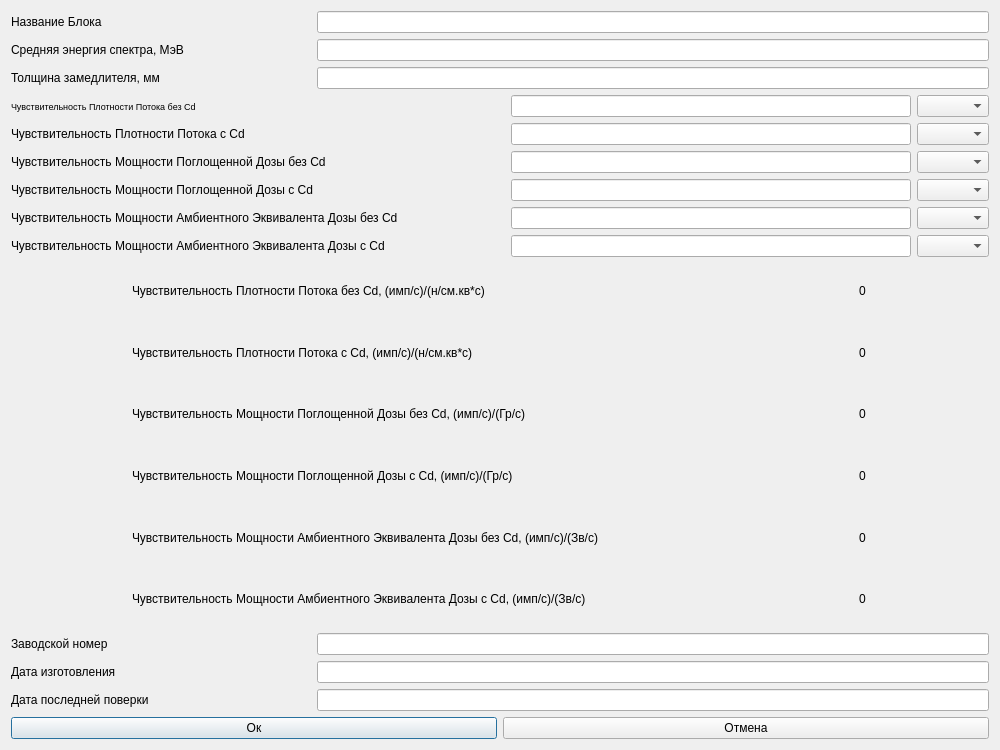
<?xml version="1.0" encoding="UTF-8"?>
<ui version="4.0">
 <class>VerifyNeutron</class>
 <widget class="QDialog" name="VerifyNeutron">
  <property name="geometry">
   <rect>
    <x>0</x>
    <y>0</y>
    <width>1000</width>
    <height>750</height>
   </rect>
  </property>
  <property name="sizePolicy">
   <sizepolicy hsizetype="Expanding" vsizetype="Expanding">
    <horstretch>0</horstretch>
    <verstretch>0</verstretch>
   </sizepolicy>
  </property>
  <property name="windowTitle">
   <string>Dialog</string>
  </property>
  <layout class="QGridLayout" name="gridLayout">
   <item row="0" column="0">
    <layout class="QHBoxLayout" name="horizontalLayout_2">
     <item>
      <widget class="QLabel" name="label">
       <property name="sizePolicy">
        <sizepolicy hsizetype="Maximum" vsizetype="Preferred">
         <horstretch>0</horstretch>
         <verstretch>0</verstretch>
        </sizepolicy>
       </property>
       <property name="minimumSize">
        <size>
         <width>300</width>
         <height>0</height>
        </size>
       </property>
       <property name="maximumSize">
        <size>
         <width>300</width>
         <height>16777215</height>
        </size>
       </property>
       <property name="text">
        <string>Название Блока</string>
       </property>
      </widget>
     </item>
     <item>
      <widget class="QLineEdit" name="lineEdit">
       <property name="sizePolicy">
        <sizepolicy hsizetype="Minimum" vsizetype="Fixed">
         <horstretch>0</horstretch>
         <verstretch>0</verstretch>
        </sizepolicy>
       </property>
       <property name="minimumSize">
        <size>
         <width>300</width>
         <height>0</height>
        </size>
       </property>
      </widget>
     </item>
    </layout>
   </item>
   <item row="1" column="0">
    <layout class="QHBoxLayout" name="horizontalLayout_4">
     <item>
      <widget class="QLabel" name="label_2">
       <property name="sizePolicy">
        <sizepolicy hsizetype="Maximum" vsizetype="Preferred">
         <horstretch>0</horstretch>
         <verstretch>0</verstretch>
        </sizepolicy>
       </property>
       <property name="minimumSize">
        <size>
         <width>300</width>
         <height>0</height>
        </size>
       </property>
       <property name="maximumSize">
        <size>
         <width>300</width>
         <height>16777215</height>
        </size>
       </property>
       <property name="text">
        <string>Средняя энергия спектра, МэВ</string>
       </property>
      </widget>
     </item>
     <item>
      <widget class="QLineEdit" name="lineEdit_2">
       <property name="minimumSize">
        <size>
         <width>300</width>
         <height>0</height>
        </size>
       </property>
      </widget>
     </item>
    </layout>
   </item>
   <item row="2" column="0">
    <layout class="QHBoxLayout" name="horizontalLayout_5">
     <item>
      <widget class="QLabel" name="label_3">
       <property name="sizePolicy">
        <sizepolicy hsizetype="Maximum" vsizetype="Preferred">
         <horstretch>0</horstretch>
         <verstretch>0</verstretch>
        </sizepolicy>
       </property>
       <property name="minimumSize">
        <size>
         <width>300</width>
         <height>0</height>
        </size>
       </property>
       <property name="maximumSize">
        <size>
         <width>300</width>
         <height>16777215</height>
        </size>
       </property>
       <property name="text">
        <string>Толщина замедлителя, мм</string>
       </property>
      </widget>
     </item>
     <item>
      <widget class="QLineEdit" name="lineEdit_3">
       <property name="minimumSize">
        <size>
         <width>300</width>
         <height>0</height>
        </size>
       </property>
      </widget>
     </item>
    </layout>
   </item>
   <item row="3" column="0">
    <layout class="QHBoxLayout" name="horizontalLayout_6">
     <item>
      <widget class="QLabel" name="label_4">
       <property name="sizePolicy">
        <sizepolicy hsizetype="Expanding" vsizetype="Preferred">
         <horstretch>0</horstretch>
         <verstretch>0</verstretch>
        </sizepolicy>
       </property>
       <property name="minimumSize">
        <size>
         <width>300</width>
         <height>0</height>
        </size>
       </property>
       <property name="maximumSize">
        <size>
         <width>600</width>
         <height>16777215</height>
        </size>
       </property>
       <property name="font">
        <font>
         <pointsize>7</pointsize>
         <weight>50</weight>
         <bold>false</bold>
        </font>
       </property>
       <property name="text">
        <string>Чувствительность Плотности Потока без Cd</string>
       </property>
      </widget>
     </item>
     <item>
      <layout class="QHBoxLayout" name="horizontalLayout">
       <item>
        <widget class="QLineEdit" name="lineEdit_4">
         <property name="sizePolicy">
          <sizepolicy hsizetype="Maximum" vsizetype="Fixed">
           <horstretch>0</horstretch>
           <verstretch>0</verstretch>
          </sizepolicy>
         </property>
         <property name="minimumSize">
          <size>
           <width>400</width>
           <height>0</height>
          </size>
         </property>
         <property name="maximumSize">
          <size>
           <width>500</width>
           <height>16777215</height>
          </size>
         </property>
        </widget>
       </item>
      </layout>
     </item>
     <item>
      <widget class="QComboBox" name="comboBox"/>
     </item>
    </layout>
   </item>
   <item row="4" column="0">
    <layout class="QHBoxLayout" name="horizontalLayout_12">
     <item>
      <widget class="QLabel" name="label_11">
       <property name="sizePolicy">
        <sizepolicy hsizetype="Expanding" vsizetype="Preferred">
         <horstretch>0</horstretch>
         <verstretch>0</verstretch>
        </sizepolicy>
       </property>
       <property name="minimumSize">
        <size>
         <width>300</width>
         <height>0</height>
        </size>
       </property>
       <property name="maximumSize">
        <size>
         <width>600</width>
         <height>16777215</height>
        </size>
       </property>
       <property name="text">
        <string>Чувствительность Плотности Потока с Cd</string>
       </property>
      </widget>
     </item>
     <item>
      <layout class="QHBoxLayout" name="horizontalLayout_13">
       <item>
        <widget class="QLineEdit" name="lineEdit_9">
         <property name="sizePolicy">
          <sizepolicy hsizetype="Maximum" vsizetype="Fixed">
           <horstretch>0</horstretch>
           <verstretch>0</verstretch>
          </sizepolicy>
         </property>
         <property name="minimumSize">
          <size>
           <width>400</width>
           <height>0</height>
          </size>
         </property>
         <property name="maximumSize">
          <size>
           <width>500</width>
           <height>16777215</height>
          </size>
         </property>
        </widget>
       </item>
      </layout>
     </item>
     <item>
      <widget class="QComboBox" name="comboBox_2"/>
     </item>
    </layout>
   </item>
   <item row="5" column="0">
    <layout class="QHBoxLayout" name="horizontalLayout_14">
     <item>
      <widget class="QLabel" name="label_12">
       <property name="sizePolicy">
        <sizepolicy hsizetype="Expanding" vsizetype="Preferred">
         <horstretch>0</horstretch>
         <verstretch>0</verstretch>
        </sizepolicy>
       </property>
       <property name="minimumSize">
        <size>
         <width>300</width>
         <height>0</height>
        </size>
       </property>
       <property name="maximumSize">
        <size>
         <width>600</width>
         <height>16777215</height>
        </size>
       </property>
       <property name="text">
        <string>Чувствительность Мощности Поглощенной Дозы без Cd</string>
       </property>
      </widget>
     </item>
     <item>
      <layout class="QHBoxLayout" name="horizontalLayout_15">
       <item>
        <widget class="QLineEdit" name="lineEdit_10">
         <property name="sizePolicy">
          <sizepolicy hsizetype="Maximum" vsizetype="Fixed">
           <horstretch>0</horstretch>
           <verstretch>0</verstretch>
          </sizepolicy>
         </property>
         <property name="minimumSize">
          <size>
           <width>400</width>
           <height>0</height>
          </size>
         </property>
         <property name="maximumSize">
          <size>
           <width>500</width>
           <height>16777215</height>
          </size>
         </property>
        </widget>
       </item>
      </layout>
     </item>
     <item>
      <widget class="QComboBox" name="comboBox_3">
       <property name="sizePolicy">
        <sizepolicy hsizetype="Fixed" vsizetype="Fixed">
         <horstretch>0</horstretch>
         <verstretch>0</verstretch>
        </sizepolicy>
       </property>
      </widget>
     </item>
    </layout>
   </item>
   <item row="6" column="0">
    <layout class="QHBoxLayout" name="horizontalLayout_16">
     <item>
      <widget class="QLabel" name="label_13">
       <property name="sizePolicy">
        <sizepolicy hsizetype="Expanding" vsizetype="Preferred">
         <horstretch>0</horstretch>
         <verstretch>0</verstretch>
        </sizepolicy>
       </property>
       <property name="minimumSize">
        <size>
         <width>300</width>
         <height>0</height>
        </size>
       </property>
       <property name="maximumSize">
        <size>
         <width>600</width>
         <height>16777215</height>
        </size>
       </property>
       <property name="text">
        <string>Чувствительность Мощности Поглощенной Дозы с Cd</string>
       </property>
      </widget>
     </item>
     <item>
      <layout class="QHBoxLayout" name="horizontalLayout_17">
       <item>
        <widget class="QLineEdit" name="lineEdit_11">
         <property name="sizePolicy">
          <sizepolicy hsizetype="Maximum" vsizetype="Fixed">
           <horstretch>0</horstretch>
           <verstretch>0</verstretch>
          </sizepolicy>
         </property>
         <property name="minimumSize">
          <size>
           <width>400</width>
           <height>0</height>
          </size>
         </property>
         <property name="maximumSize">
          <size>
           <width>500</width>
           <height>16777215</height>
          </size>
         </property>
        </widget>
       </item>
      </layout>
     </item>
     <item>
      <widget class="QComboBox" name="comboBox_4">
       <property name="sizePolicy">
        <sizepolicy hsizetype="Fixed" vsizetype="Fixed">
         <horstretch>0</horstretch>
         <verstretch>0</verstretch>
        </sizepolicy>
       </property>
      </widget>
     </item>
    </layout>
   </item>
   <item row="7" column="0">
    <layout class="QHBoxLayout" name="horizontalLayout_18">
     <item>
      <widget class="QLabel" name="label_14">
       <property name="sizePolicy">
        <sizepolicy hsizetype="Expanding" vsizetype="Preferred">
         <horstretch>0</horstretch>
         <verstretch>0</verstretch>
        </sizepolicy>
       </property>
       <property name="minimumSize">
        <size>
         <width>300</width>
         <height>0</height>
        </size>
       </property>
       <property name="maximumSize">
        <size>
         <width>600</width>
         <height>16777215</height>
        </size>
       </property>
       <property name="text">
        <string>Чувствительность Мощности Амбиентного Эквивалента Дозы без Cd</string>
       </property>
      </widget>
     </item>
     <item>
      <layout class="QHBoxLayout" name="horizontalLayout_19">
       <item>
        <widget class="QLineEdit" name="lineEdit_12">
         <property name="sizePolicy">
          <sizepolicy hsizetype="Maximum" vsizetype="Fixed">
           <horstretch>0</horstretch>
           <verstretch>0</verstretch>
          </sizepolicy>
         </property>
         <property name="minimumSize">
          <size>
           <width>400</width>
           <height>0</height>
          </size>
         </property>
         <property name="maximumSize">
          <size>
           <width>500</width>
           <height>16777215</height>
          </size>
         </property>
        </widget>
       </item>
      </layout>
     </item>
     <item>
      <widget class="QComboBox" name="comboBox_5">
       <property name="sizePolicy">
        <sizepolicy hsizetype="Fixed" vsizetype="Fixed">
         <horstretch>0</horstretch>
         <verstretch>0</verstretch>
        </sizepolicy>
       </property>
      </widget>
     </item>
    </layout>
   </item>
   <item row="8" column="0">
    <layout class="QHBoxLayout" name="horizontalLayout_20">
     <item>
      <widget class="QLabel" name="label_15">
       <property name="sizePolicy">
        <sizepolicy hsizetype="Expanding" vsizetype="Preferred">
         <horstretch>0</horstretch>
         <verstretch>0</verstretch>
        </sizepolicy>
       </property>
       <property name="minimumSize">
        <size>
         <width>300</width>
         <height>0</height>
        </size>
       </property>
       <property name="maximumSize">
        <size>
         <width>600</width>
         <height>16777215</height>
        </size>
       </property>
       <property name="text">
        <string>Чувствительность Мощности Амбиентного Эквивалента Дозы с Cd</string>
       </property>
      </widget>
     </item>
     <item>
      <layout class="QHBoxLayout" name="horizontalLayout_21">
       <item>
        <widget class="QLineEdit" name="lineEdit_13">
         <property name="sizePolicy">
          <sizepolicy hsizetype="Maximum" vsizetype="Fixed">
           <horstretch>0</horstretch>
           <verstretch>0</verstretch>
          </sizepolicy>
         </property>
         <property name="minimumSize">
          <size>
           <width>400</width>
           <height>0</height>
          </size>
         </property>
         <property name="maximumSize">
          <size>
           <width>500</width>
           <height>16777215</height>
          </size>
         </property>
        </widget>
       </item>
      </layout>
     </item>
     <item>
      <widget class="QComboBox" name="comboBox_6">
       <property name="sizePolicy">
        <sizepolicy hsizetype="Fixed" vsizetype="Fixed">
         <horstretch>0</horstretch>
         <verstretch>0</verstretch>
        </sizepolicy>
       </property>
      </widget>
     </item>
    </layout>
   </item>
   <item row="9" column="0">
    <layout class="QHBoxLayout" name="horizontalLayout_23">
     <item>
      <widget class="QLabel" name="label_18">
       <property name="sizePolicy">
        <sizepolicy hsizetype="Maximum" vsizetype="Preferred">
         <horstretch>0</horstretch>
         <verstretch>0</verstretch>
        </sizepolicy>
       </property>
       <property name="minimumSize">
        <size>
         <width>300</width>
         <height>0</height>
        </size>
       </property>
       <property name="maximumSize">
        <size>
         <width>600</width>
         <height>16777215</height>
        </size>
       </property>
       <property name="text">
        <string>Чувствительность Плотности Потока без Cd, (имп/с)/(н/см.кв*с)</string>
       </property>
      </widget>
     </item>
     <item>
      <widget class="QLabel" name="label_19">
       <property name="sizePolicy">
        <sizepolicy hsizetype="Maximum" vsizetype="Preferred">
         <horstretch>0</horstretch>
         <verstretch>0</verstretch>
        </sizepolicy>
       </property>
       <property name="text">
        <string>0</string>
       </property>
      </widget>
     </item>
    </layout>
   </item>
   <item row="10" column="0">
    <layout class="QHBoxLayout" name="horizontalLayout_24">
     <item>
      <widget class="QLabel" name="label_20">
       <property name="sizePolicy">
        <sizepolicy hsizetype="Maximum" vsizetype="Preferred">
         <horstretch>0</horstretch>
         <verstretch>0</verstretch>
        </sizepolicy>
       </property>
       <property name="minimumSize">
        <size>
         <width>300</width>
         <height>0</height>
        </size>
       </property>
       <property name="maximumSize">
        <size>
         <width>600</width>
         <height>16777215</height>
        </size>
       </property>
       <property name="text">
        <string>Чувствительность Плотности Потока с Cd, (имп/с)/(н/см.кв*с)</string>
       </property>
      </widget>
     </item>
     <item>
      <widget class="QLabel" name="label_21">
       <property name="sizePolicy">
        <sizepolicy hsizetype="Maximum" vsizetype="Preferred">
         <horstretch>0</horstretch>
         <verstretch>0</verstretch>
        </sizepolicy>
       </property>
       <property name="text">
        <string>0</string>
       </property>
      </widget>
     </item>
    </layout>
   </item>
   <item row="11" column="0">
    <layout class="QHBoxLayout" name="horizontalLayout_7">
     <item>
      <widget class="QLabel" name="label_6">
       <property name="sizePolicy">
        <sizepolicy hsizetype="Maximum" vsizetype="Preferred">
         <horstretch>0</horstretch>
         <verstretch>0</verstretch>
        </sizepolicy>
       </property>
       <property name="minimumSize">
        <size>
         <width>300</width>
         <height>0</height>
        </size>
       </property>
       <property name="maximumSize">
        <size>
         <width>600</width>
         <height>16777215</height>
        </size>
       </property>
       <property name="text">
        <string>Чувствительность Мощности Поглощенной Дозы без Cd, (имп/с)/(Гр/с)</string>
       </property>
      </widget>
     </item>
     <item>
      <widget class="QLabel" name="label_5">
       <property name="sizePolicy">
        <sizepolicy hsizetype="Maximum" vsizetype="Preferred">
         <horstretch>0</horstretch>
         <verstretch>0</verstretch>
        </sizepolicy>
       </property>
       <property name="text">
        <string>0</string>
       </property>
      </widget>
     </item>
    </layout>
   </item>
   <item row="12" column="0">
    <layout class="QHBoxLayout" name="horizontalLayout_22">
     <item>
      <widget class="QLabel" name="label_16">
       <property name="sizePolicy">
        <sizepolicy hsizetype="Maximum" vsizetype="Preferred">
         <horstretch>0</horstretch>
         <verstretch>0</verstretch>
        </sizepolicy>
       </property>
       <property name="minimumSize">
        <size>
         <width>300</width>
         <height>0</height>
        </size>
       </property>
       <property name="maximumSize">
        <size>
         <width>600</width>
         <height>16777215</height>
        </size>
       </property>
       <property name="text">
        <string>Чувствительность Мощности Поглощенной Дозы с Cd, (имп/с)/(Гр/с)</string>
       </property>
      </widget>
     </item>
     <item>
      <widget class="QLabel" name="label_17">
       <property name="sizePolicy">
        <sizepolicy hsizetype="Maximum" vsizetype="Preferred">
         <horstretch>0</horstretch>
         <verstretch>0</verstretch>
        </sizepolicy>
       </property>
       <property name="text">
        <string>0</string>
       </property>
      </widget>
     </item>
    </layout>
   </item>
   <item row="13" column="0">
    <layout class="QHBoxLayout" name="horizontalLayout_26">
     <item>
      <widget class="QLabel" name="label_24">
       <property name="sizePolicy">
        <sizepolicy hsizetype="Maximum" vsizetype="Preferred">
         <horstretch>0</horstretch>
         <verstretch>0</verstretch>
        </sizepolicy>
       </property>
       <property name="minimumSize">
        <size>
         <width>300</width>
         <height>0</height>
        </size>
       </property>
       <property name="maximumSize">
        <size>
         <width>600</width>
         <height>16777215</height>
        </size>
       </property>
       <property name="text">
        <string>Чувствительность Мощности Амбиентного Эквивалента Дозы без Cd, (имп/с)/(Зв/с)</string>
       </property>
      </widget>
     </item>
     <item>
      <widget class="QLabel" name="label_25">
       <property name="sizePolicy">
        <sizepolicy hsizetype="Maximum" vsizetype="Preferred">
         <horstretch>0</horstretch>
         <verstretch>0</verstretch>
        </sizepolicy>
       </property>
       <property name="text">
        <string>0</string>
       </property>
      </widget>
     </item>
    </layout>
   </item>
   <item row="14" column="0">
    <layout class="QHBoxLayout" name="horizontalLayout_25">
     <item>
      <widget class="QLabel" name="label_22">
       <property name="sizePolicy">
        <sizepolicy hsizetype="Maximum" vsizetype="Preferred">
         <horstretch>0</horstretch>
         <verstretch>0</verstretch>
        </sizepolicy>
       </property>
       <property name="minimumSize">
        <size>
         <width>300</width>
         <height>0</height>
        </size>
       </property>
       <property name="maximumSize">
        <size>
         <width>600</width>
         <height>16777215</height>
        </size>
       </property>
       <property name="text">
        <string>Чувствительность Мощности Амбиентного Эквивалента Дозы с Cd, (имп/с)/(Зв/с)</string>
       </property>
      </widget>
     </item>
     <item>
      <widget class="QLabel" name="label_23">
       <property name="sizePolicy">
        <sizepolicy hsizetype="Maximum" vsizetype="Preferred">
         <horstretch>0</horstretch>
         <verstretch>0</verstretch>
        </sizepolicy>
       </property>
       <property name="text">
        <string>0</string>
       </property>
      </widget>
     </item>
    </layout>
   </item>
   <item row="15" column="0">
    <layout class="QHBoxLayout" name="horizontalLayout_9">
     <item>
      <widget class="QLabel" name="label_8">
       <property name="sizePolicy">
        <sizepolicy hsizetype="Maximum" vsizetype="Preferred">
         <horstretch>0</horstretch>
         <verstretch>0</verstretch>
        </sizepolicy>
       </property>
       <property name="minimumSize">
        <size>
         <width>300</width>
         <height>0</height>
        </size>
       </property>
       <property name="maximumSize">
        <size>
         <width>300</width>
         <height>16777215</height>
        </size>
       </property>
       <property name="text">
        <string>Заводской номер</string>
       </property>
      </widget>
     </item>
     <item>
      <widget class="QLineEdit" name="lineEdit_6">
       <property name="minimumSize">
        <size>
         <width>300</width>
         <height>0</height>
        </size>
       </property>
      </widget>
     </item>
    </layout>
   </item>
   <item row="16" column="0">
    <layout class="QHBoxLayout" name="horizontalLayout_10">
     <item>
      <widget class="QLabel" name="label_9">
       <property name="sizePolicy">
        <sizepolicy hsizetype="Maximum" vsizetype="Preferred">
         <horstretch>0</horstretch>
         <verstretch>0</verstretch>
        </sizepolicy>
       </property>
       <property name="minimumSize">
        <size>
         <width>300</width>
         <height>0</height>
        </size>
       </property>
       <property name="maximumSize">
        <size>
         <width>300</width>
         <height>16777215</height>
        </size>
       </property>
       <property name="text">
        <string>Дата изготовления</string>
       </property>
      </widget>
     </item>
     <item>
      <widget class="QLineEdit" name="lineEdit_7">
       <property name="minimumSize">
        <size>
         <width>300</width>
         <height>0</height>
        </size>
       </property>
      </widget>
     </item>
    </layout>
   </item>
   <item row="17" column="0">
    <layout class="QHBoxLayout" name="horizontalLayout_11">
     <item>
      <widget class="QLabel" name="label_10">
       <property name="sizePolicy">
        <sizepolicy hsizetype="Maximum" vsizetype="Preferred">
         <horstretch>0</horstretch>
         <verstretch>0</verstretch>
        </sizepolicy>
       </property>
       <property name="minimumSize">
        <size>
         <width>300</width>
         <height>0</height>
        </size>
       </property>
       <property name="maximumSize">
        <size>
         <width>300</width>
         <height>16777215</height>
        </size>
       </property>
       <property name="text">
        <string>Дата последней поверки</string>
       </property>
      </widget>
     </item>
     <item>
      <widget class="QLineEdit" name="lineEdit_8">
       <property name="minimumSize">
        <size>
         <width>300</width>
         <height>0</height>
        </size>
       </property>
       <property name="text">
        <string/>
       </property>
      </widget>
     </item>
    </layout>
   </item>
   <item row="18" column="0">
    <layout class="QHBoxLayout" name="horizontalLayout_3">
     <item>
      <widget class="QPushButton" name="pushButton">
       <property name="text">
        <string>Ок</string>
       </property>
      </widget>
     </item>
     <item>
      <widget class="QPushButton" name="pushButton_2">
       <property name="text">
        <string>Отмена</string>
       </property>
      </widget>
     </item>
    </layout>
   </item>
  </layout>
 </widget>
 <resources/>
 <connections/>
</ui>
